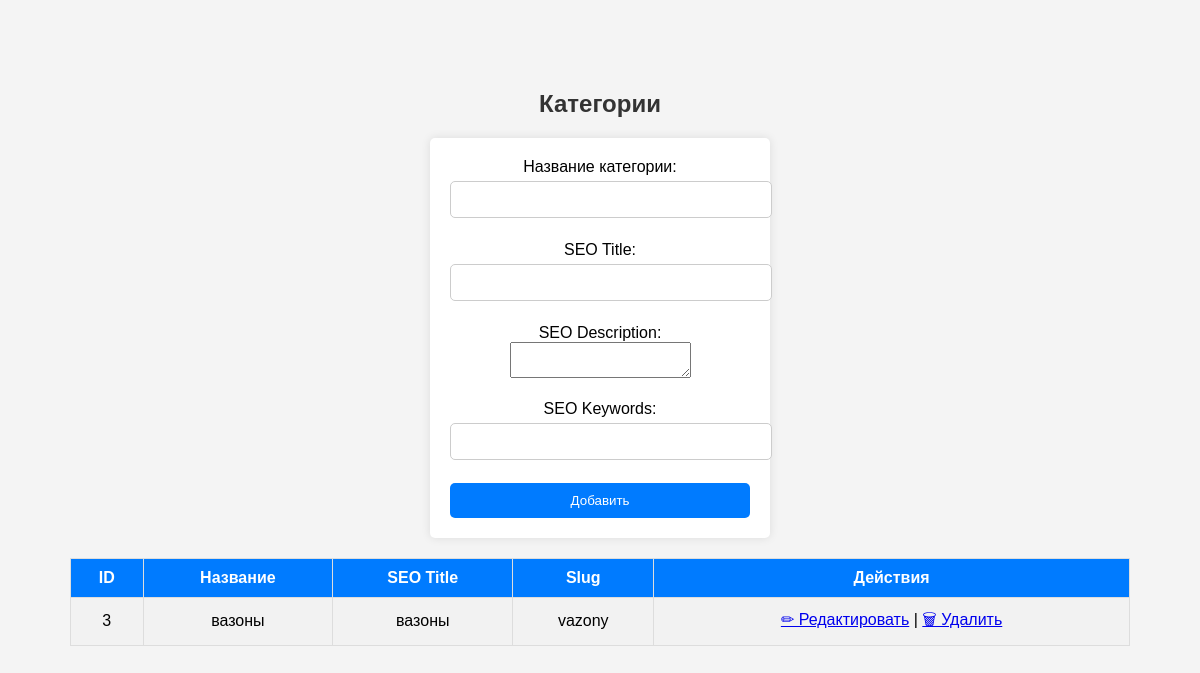
/admin/categories.php (signed in), run on an earlier commit of the app's database.
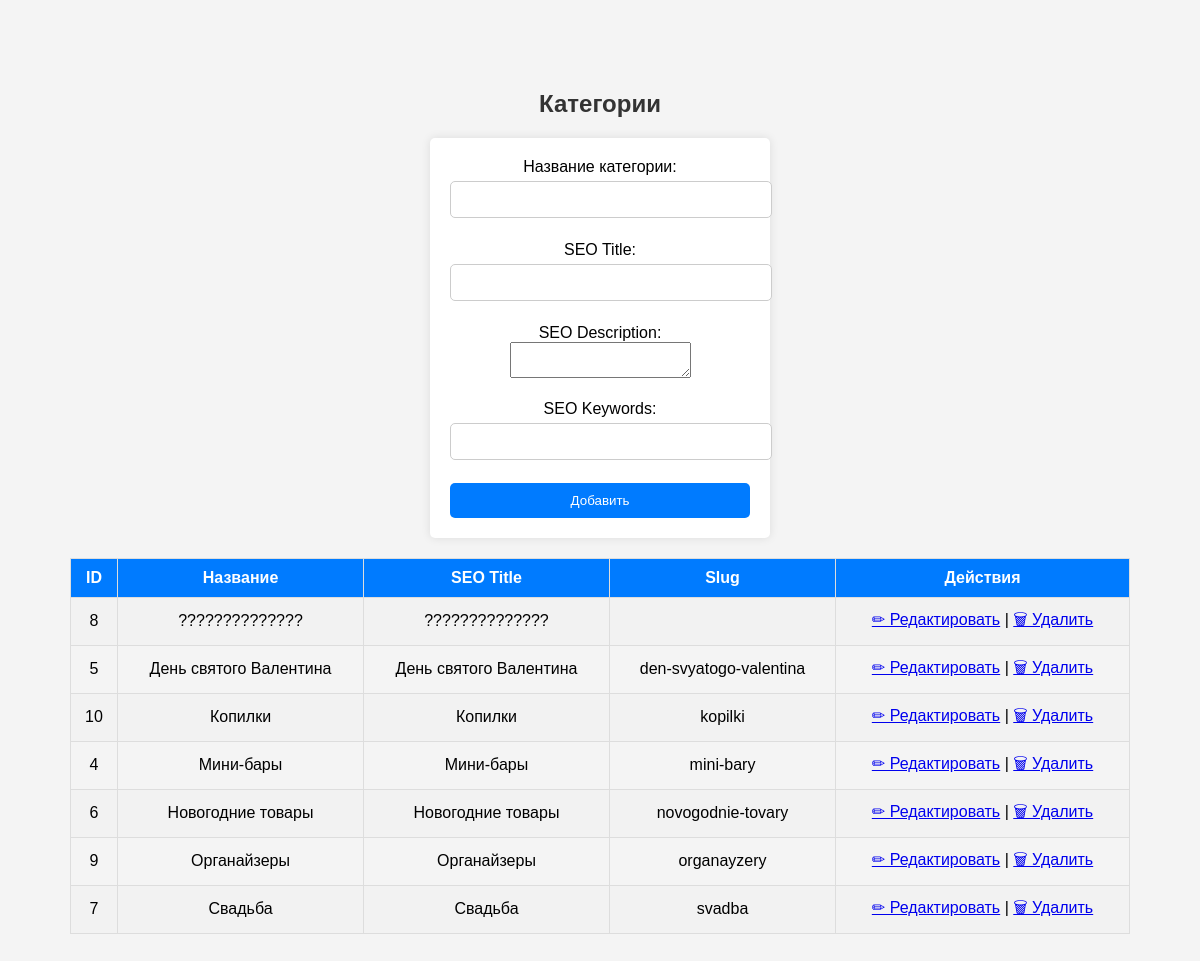
And on a later commit of the database.
### tables this page shows
CREATE TABLE `categories` (
  `id` int(11) NOT NULL AUTO_INCREMENT,
  `name` varchar(100) NOT NULL,
  `seo_title` varchar(255) DEFAULT NULL,
  `seo_description` text DEFAULT NULL,
  `seo_keywords` text DEFAULT NULL,
  `slug` varchar(255) DEFAULT NULL,
  PRIMARY KEY (`id`),
  UNIQUE KEY `name` (`name`),
  UNIQUE KEY `slug` (`slug`)
);

### admin/categories.php (the view, shortened to what this page needs)
<?php
require_once '../database/db.php';
$categories = $conn->query("SELECT * FROM categories ORDER BY name ASC")->fetchAll(PDO::FETCH_ASSOC);
?>
<!DOCTYPE html>
<html lang="ru">
<head>
    <link rel="stylesheet" href="styles.css">
</head>
<body>
    <h2>Категории</h2>
    <form method="POST">
        <label>Название категории:</label>
        <input type="text" name="name" required><br><br>
        <label>SEO Title:</label>
        <input type="text" name="seo_title"><br><br>
        <label>SEO Description:</label>
        <textarea name="seo_description"></textarea><br><br>
        <label>SEO Keywords:</label>
        <input type="text" name="seo_keywords"><br><br>
        <button type="submit">Добавить</button>
    </form>
    <table border="1">
        <tr>
            <th>ID</th>
            <th>Название</th>
            <th>SEO Title</th>
            <th>Slug</th>
            <th>Действия</th>
        </tr>
        <?php foreach ($categories as $cat): ?>
            <tr>
                <td><?= $cat['id']; ?></td>
                <td><?= htmlspecialchars($cat['name']); ?></td>
                <td><?= htmlspecialchars($cat['seo_title']); ?></td>
                <td><?= htmlspecialchars($cat['slug']); ?></td>
                <td>
                    <a href="edit_category.php?id=<?= $cat['id']; ?>">✏ Редактировать</a> |
                    <a href="delete_category.php?id=<?= $cat['id']; ?>" onclick="return confirm('Удалить категорию?');">🗑 Удалить</a>
                </td>
            </tr>
        <?php endforeach; ?>
    </table>
</body>
</html>

### admin/styles.css (style rules this page uses)
body { font-family: Arial, sans-serif; margin: 20px; }
h2 { color: #333; }
body { font-family: Arial, sans-serif; background-color: #f4f4f4; text-align: center; padding: 50px; }
form { background: white; padding: 20px; max-width: 300px; margin: auto; border-radius: 5px; box-shadow: 0px 0px 10px rgba(0, 0, 0, 0.1); }
input { width: 100%; padding: 10px; margin: 5px 0; border: 1px solid #ccc; border-radius: 5px; }
button { width: 100%; padding: 10px; background: #007bff; color: white; border: none; border-radius: 5px; cursor: pointer; }
table { width: 100%; border-collapse: collapse; margin-top: 20px; }
th, td { border: 1px solid #ddd; padding: 10px; text-align: center; }
th { background-color: #007bff; color: white; }
tr:nth-child(even) { background-color: #f2f2f2; }

What changed in the data, as far as the page shows it:
removed categories: id "3", name "вазоны", seo_title "вазоны", slug "vazony"
added categories: id "8", name "??????????????", seo_title "??????????????"
added categories: id "5", name "День святого Валентина", seo_title "День святого Валентина", slug "den-svyatogo-valentina"
added categories: id "10", name "Копилки", seo_title "Копилки", slug "kopilki"
added categories: id "4", name "Мини-бары", seo_title "Мини-бары", slug "mini-bary"
added categories: id "6", name "Новогодние товары", seo_title "Новогодние товары", slug "novogodnie-tovary"
added categories: id "9", name "Органайзеры", seo_title "Органайзеры", slug "organayzery"
added categories: id "7", name "Свадьба", seo_title "Свадьба", slug "svadba"
